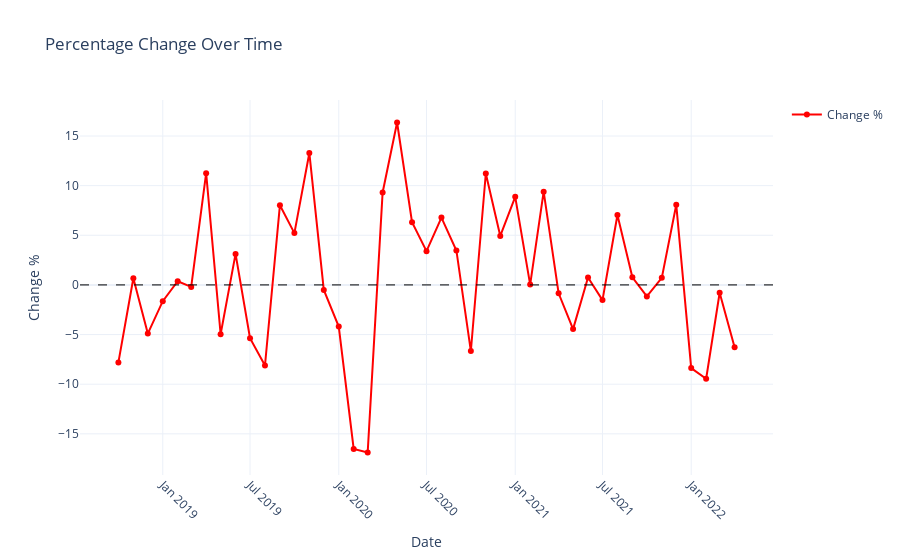

Write notebook code for a chart like this one.
### Code cell
fig = go.Figure()
fig.add_trace(go.Scatter(x=stock2.index, y=stock2["Change %"], 
                         mode='lines+markers', 
                         marker=dict(color='red'),
                         name='Change %'))
fig.add_hline(y=0, line=dict(dash='dash', color='black', width=1))
fig.update_layout(
    title="Percentage Change Over Time",
    xaxis_title="Date",
    yaxis_title="Change %",
    xaxis=dict(tickangle=45),
    template="plotly_white",
    showlegend=True
)
fig.show()
